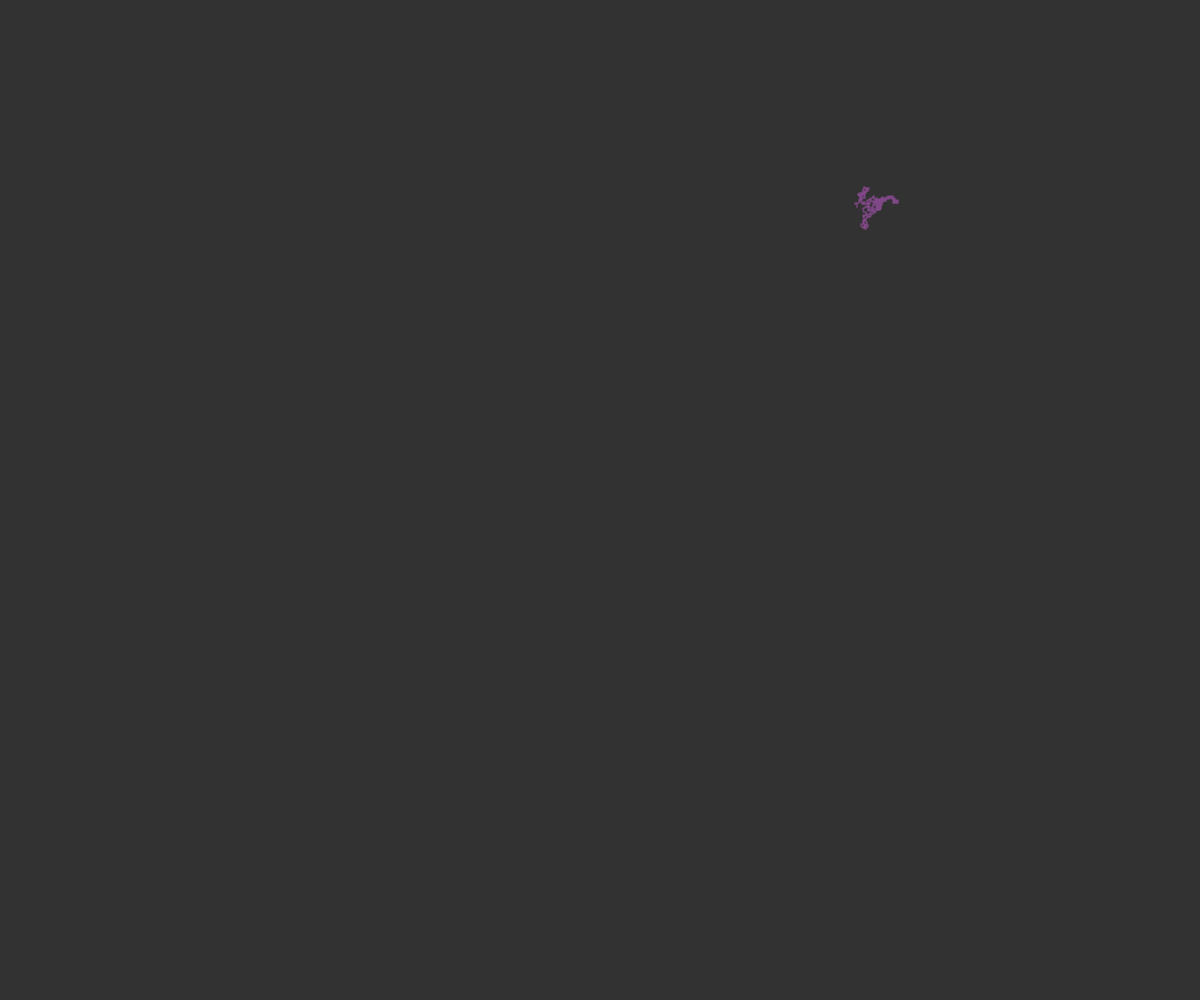
Frame 1 (no input)
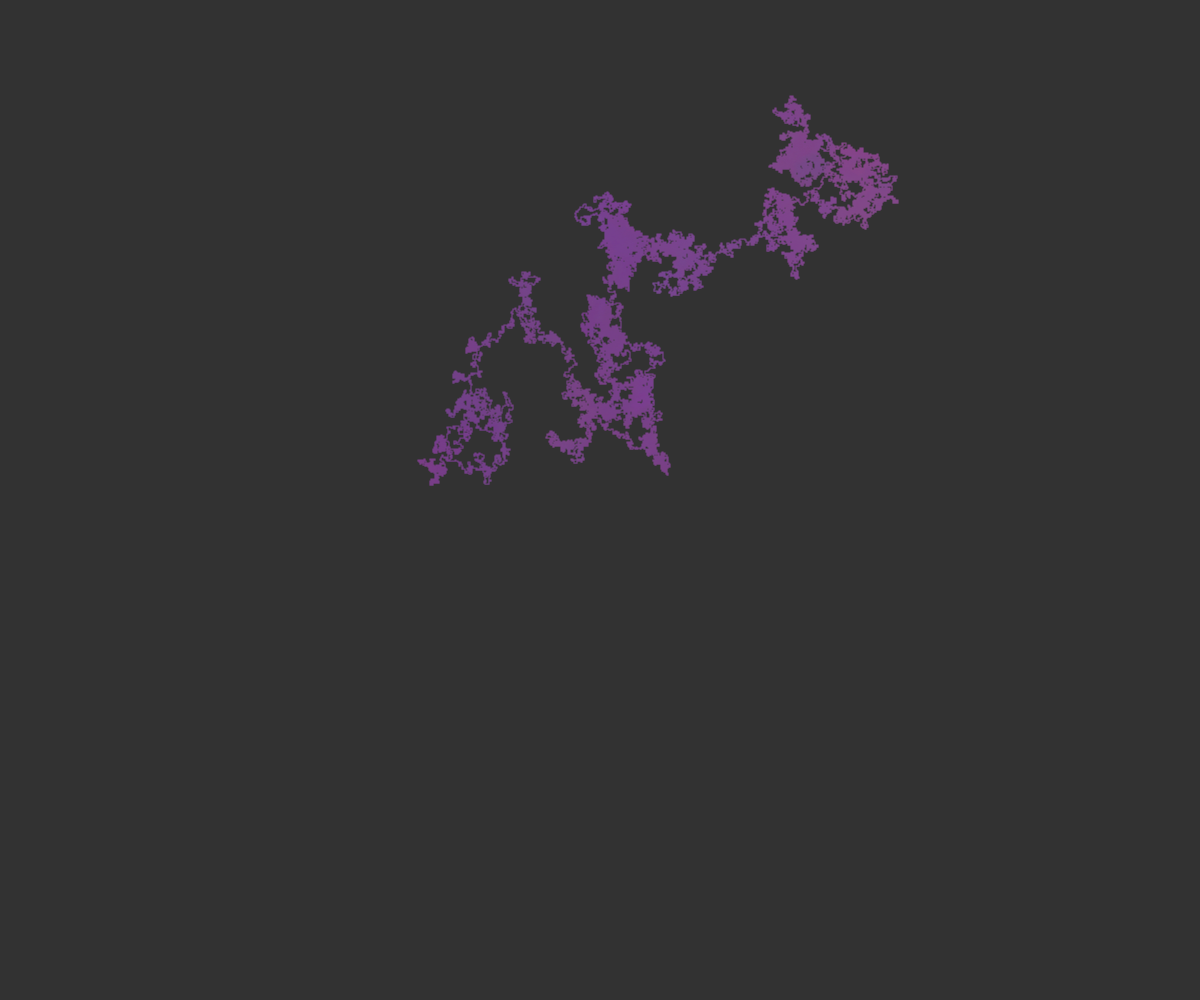
Frame 60 (no input)
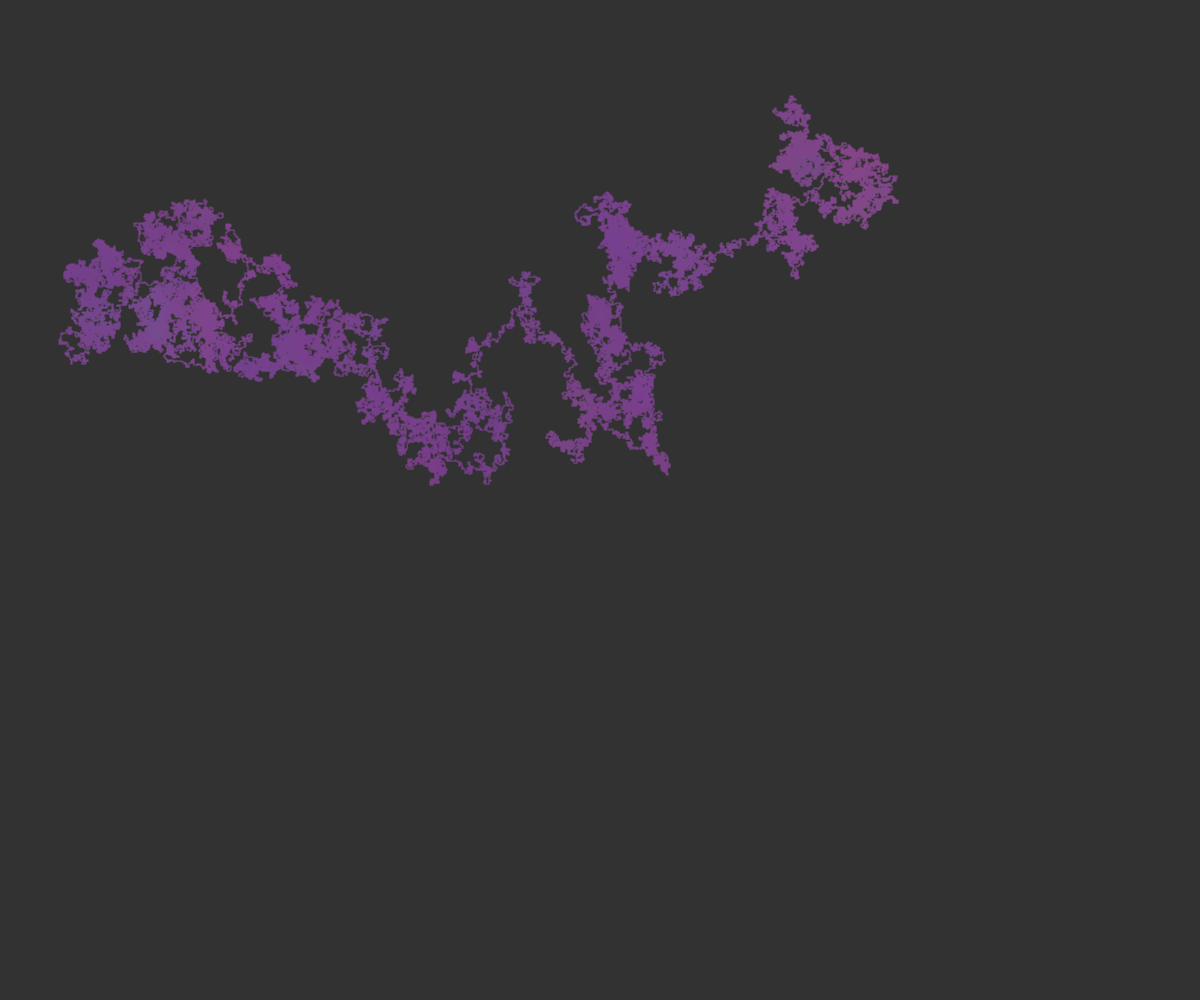
Frame 120 (the mouse pressed at the canvas centre since frame 60)

The p5.js sketch that drew these frames (run headless with seeded random() and noise() and a simulated clock; from frame 60 on, the mouse is pressed at the canvas centre):

// p5.js sketch
// ── sketch.js
var walker;

function setup()
{
    createCanvas(windowWidth, windowHeight);
    background(50);
    walker = new Walker();
}

function draw()
{
    for(var i = 0 ; i < 500; i++)
    {
        walker.update();
    }
}
// ── position.js
function Position(x, y)
{
    this.x = x;
    this.y = y;
}
// ── walker.js
function Walker()
{
    this.reset();
}

Walker.prototype.reset = function()
{
    this.position = new Position(floor(random(width)), floor(random(height)));
    this.stack = [this.position];
    this.walked = [];
    var c = {r : random(256), g : random(256), b : random(256)};
    this.walked[this.position.x + this.position.y * width] = c;
    stroke(color(c.r, c.g, c.b));
    point(this.position.x, this.position.y);
}

Walker.prototype.update = function()
{
    if(this.stack.length > 0)
    {
        var freeNeighbors = this.getFreeNeighbors(1);
        if(freeNeighbors.length > 0)
        {
            this.position = random(freeNeighbors);
            this.stack.push(this.position);
            var fullNeighbors = this.getFullNeighbors(2);
            var c = fullNeighbors.map(n => this.walked[n.x + n.y * width]).reduce((t, c, i) => ({r : t.r + c.r, g : t.g + c.g, b : t.b + c.b}));
            c.r = c.r / fullNeighbors.length + random(-1, 1);
            c.g = c.g / fullNeighbors.length + random(-1, 1);
            c.b = c.b / fullNeighbors.length + random(-1, 1);
            this.walked[this.position.x + this.position.y * width] = c; 
            stroke(color(c.r, c.g, c.b));
            point(this.position.x, this.position.y);
        }
        else
        {
            this.position = this.stack.pop();
        }
    }
}

Walker.prototype.getFreeNeighbors = function(distance)
{
    var neighbors = [];
    for(var x = -distance; x <= distance; x++)
    {
        for(var y = -distance; y <= distance; y++)
        {
            if(!(x == 0 && y == 0) &&
                abs(x) + abs(y) <= distance &&
                this.position.x + x >= 0 &&
                this.position.x + x < width &&
                this.position.y + y >= 0 && 
                this.position.y + y < height
                && this.walked[this.position.x + x + (this.position.y + y) * width] === undefined)
            {
                neighbors.push(new Position(this.position.x + x, this.position.y + y))
            }
        }
    }
    return neighbors;
}

Walker.prototype.getFullNeighbors = function(distance)
{
    var neighbors = [];
    for(var x = -distance; x <= distance; x++)
    {
        for(var y = -distance; y <= distance; y++)
        {
            if(!(x == 0 && y == 0) &&
                abs(x) + abs(y) <= distance &&
                this.position.x + x >= 0 &&
                this.position.x + x < width &&
                this.position.y + y >= 0 && 
                this.position.y + y < height
                && this.walked[this.position.x + x + (this.position.y + y) * width] !== undefined)
            {
                neighbors.push(new Position(this.position.x + x, this.position.y + y))
            }
        }
    }
    return neighbors;
}
